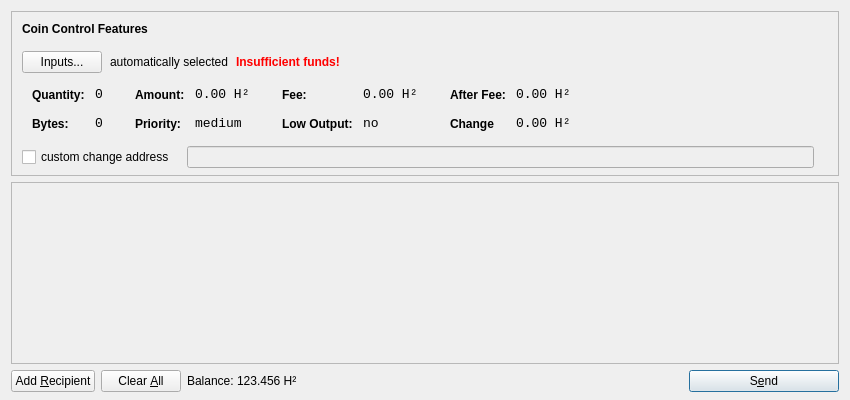
<?xml version="1.0" encoding="UTF-8"?>
<ui version="4.0">
 <class>SendCoinsDialog</class>
 <widget class="QDialog" name="SendCoinsDialog">
  <property name="geometry">
   <rect>
    <x>0</x>
    <y>0</y>
    <width>850</width>
    <height>400</height>
   </rect>
  </property>
  <property name="windowTitle">
   <string>Send Coins</string>
  </property>
  <layout class="QVBoxLayout" name="verticalLayout" stretch="0,1,0">
   <property name="bottomMargin">
    <number>8</number>
   </property>
   <item>
    <widget class="QFrame" name="frameCoinControl">
     <property name="sizePolicy">
      <sizepolicy hsizetype="Expanding" vsizetype="Expanding">
       <horstretch>0</horstretch>
       <verstretch>0</verstretch>
      </sizepolicy>
     </property>
     <property name="maximumSize">
      <size>
       <width>16777215</width>
       <height>16777215</height>
      </size>
     </property>
     <property name="frameShape">
      <enum>QFrame::StyledPanel</enum>
     </property>
     <property name="frameShadow">
      <enum>QFrame::Sunken</enum>
     </property>
     <layout class="QVBoxLayout" name="verticalLayoutCoinControl2">
      <property name="spacing">
       <number>-1</number>
      </property>
      <property name="leftMargin">
       <number>0</number>
      </property>
      <property name="topMargin">
       <number>0</number>
      </property>
      <property name="rightMargin">
       <number>0</number>
      </property>
      <property name="bottomMargin">
       <number>6</number>
      </property>
      <item>
       <layout class="QVBoxLayout" name="verticalLayoutCoinControl" stretch="0,0,0,0,1">
        <property name="spacing">
         <number>0</number>
        </property>
        <property name="leftMargin">
         <number>10</number>
        </property>
        <property name="topMargin">
         <number>10</number>
        </property>
        <item>
         <layout class="QHBoxLayout" name="horizontalLayoutCoinControl1">
          <property name="bottomMargin">
           <number>15</number>
          </property>
          <item>
           <widget class="QLabel" name="labelCoinControlFeatures">
            <property name="sizePolicy">
             <sizepolicy hsizetype="Preferred" vsizetype="Maximum">
              <horstretch>0</horstretch>
              <verstretch>0</verstretch>
             </sizepolicy>
            </property>
            <property name="font">
             <font>
              <weight>75</weight>
              <bold>true</bold>
             </font>
            </property>
            <property name="styleSheet">
             <string notr="true">font-weight:bold;</string>
            </property>
            <property name="text">
             <string>Coin Control Features</string>
            </property>
           </widget>
          </item>
         </layout>
        </item>
        <item>
         <layout class="QHBoxLayout" name="horizontalLayoutCoinControl2" stretch="0,0,0,0">
          <property name="spacing">
           <number>8</number>
          </property>
          <property name="bottomMargin">
           <number>10</number>
          </property>
          <item>
           <widget class="QPushButton" name="pushButtonCoinControl">
            <property name="styleSheet">
             <string notr="true"/>
            </property>
            <property name="text">
             <string>Inputs...</string>
            </property>
           </widget>
          </item>
          <item>
           <widget class="QLabel" name="labelCoinControlAutomaticallySelected">
            <property name="text">
             <string>automatically selected</string>
            </property>
            <property name="margin">
             <number>5</number>
            </property>
           </widget>
          </item>
          <item>
           <widget class="QLabel" name="labelCoinControlInsuffFunds">
            <property name="font">
             <font>
              <weight>75</weight>
              <bold>true</bold>
             </font>
            </property>
            <property name="styleSheet">
             <string notr="true">color:red;font-weight:bold;</string>
            </property>
            <property name="text">
             <string>Insufficient funds!</string>
            </property>
            <property name="margin">
             <number>5</number>
            </property>
           </widget>
          </item>
          <item>
           <spacer name="horizontalSpacerCoinControl">
            <property name="orientation">
             <enum>Qt::Horizontal</enum>
            </property>
            <property name="sizeHint" stdset="0">
             <size>
              <width>40</width>
              <height>1</height>
             </size>
            </property>
           </spacer>
          </item>
         </layout>
        </item>
        <item>
         <widget class="QWidget" name="widgetCoinControl" native="true">
          <property name="sizePolicy">
           <sizepolicy hsizetype="Preferred" vsizetype="Preferred">
            <horstretch>0</horstretch>
            <verstretch>0</verstretch>
           </sizepolicy>
          </property>
          <property name="minimumSize">
           <size>
            <width>0</width>
            <height>0</height>
           </size>
          </property>
          <property name="styleSheet">
           <string notr="true"/>
          </property>
          <layout class="QHBoxLayout" name="horizontalLayoutCoinControl5">
           <property name="margin">
            <number>0</number>
           </property>
           <item>
            <layout class="QHBoxLayout" name="horizontalLayoutCoinControl3" stretch="0,0,0,1">
             <property name="spacing">
              <number>20</number>
             </property>
             <property name="topMargin">
              <number>0</number>
             </property>
             <property name="bottomMargin">
              <number>10</number>
             </property>
             <item>
              <layout class="QFormLayout" name="formLayoutCoinControl1">
               <property name="horizontalSpacing">
                <number>10</number>
               </property>
               <property name="verticalSpacing">
                <number>14</number>
               </property>
               <property name="leftMargin">
                <number>10</number>
               </property>
               <property name="topMargin">
                <number>4</number>
               </property>
               <property name="rightMargin">
                <number>6</number>
               </property>
               <item row="0" column="0">
                <widget class="QLabel" name="labelCoinControlQuantityText">
                 <property name="styleSheet">
                  <string notr="true">font-weight:bold;</string>
                 </property>
                 <property name="text">
                  <string>Quantity:</string>
                 </property>
                 <property name="margin">
                  <number>0</number>
                 </property>
                </widget>
               </item>
               <item row="0" column="1">
                <widget class="QLabel" name="labelCoinControlQuantity">
                 <property name="font">
                  <font>
                   <family>Monospace</family>
                   <pointsize>10</pointsize>
                  </font>
                 </property>
                 <property name="cursor">
                  <cursorShape>IBeamCursor</cursorShape>
                 </property>
                 <property name="contextMenuPolicy">
                  <enum>Qt::ActionsContextMenu</enum>
                 </property>
                 <property name="text">
                  <string>0</string>
                 </property>
                 <property name="margin">
                  <number>0</number>
                 </property>
                 <property name="textInteractionFlags">
                  <set>Qt::LinksAccessibleByMouse|Qt::TextSelectableByKeyboard|Qt::TextSelectableByMouse</set>
                 </property>
                </widget>
               </item>
               <item row="1" column="0">
                <widget class="QLabel" name="labelCoinControlBytesText">
                 <property name="styleSheet">
                  <string notr="true">font-weight:bold;</string>
                 </property>
                 <property name="text">
                  <string>Bytes:</string>
                 </property>
                </widget>
               </item>
               <item row="1" column="1">
                <widget class="QLabel" name="labelCoinControlBytes">
                 <property name="font">
                  <font>
                   <family>Monospace</family>
                   <pointsize>10</pointsize>
                  </font>
                 </property>
                 <property name="cursor">
                  <cursorShape>IBeamCursor</cursorShape>
                 </property>
                 <property name="contextMenuPolicy">
                  <enum>Qt::ActionsContextMenu</enum>
                 </property>
                 <property name="text">
                  <string>0</string>
                 </property>
                 <property name="textInteractionFlags">
                  <set>Qt::LinksAccessibleByMouse|Qt::TextSelectableByKeyboard|Qt::TextSelectableByMouse</set>
                 </property>
                </widget>
               </item>
              </layout>
             </item>
             <item>
              <layout class="QFormLayout" name="formLayoutCoinControl2">
               <property name="horizontalSpacing">
                <number>10</number>
               </property>
               <property name="verticalSpacing">
                <number>14</number>
               </property>
               <property name="leftMargin">
                <number>6</number>
               </property>
               <property name="topMargin">
                <number>4</number>
               </property>
               <property name="rightMargin">
                <number>6</number>
               </property>
               <item row="0" column="0">
                <widget class="QLabel" name="labelCoinControlAmountText">
                 <property name="styleSheet">
                  <string notr="true">font-weight:bold;</string>
                 </property>
                 <property name="text">
                  <string>Amount:</string>
                 </property>
                 <property name="margin">
                  <number>0</number>
                 </property>
                </widget>
               </item>
               <item row="0" column="1">
                <widget class="QLabel" name="labelCoinControlAmount">
                 <property name="font">
                  <font>
                   <family>Monospace</family>
                   <pointsize>10</pointsize>
                  </font>
                 </property>
                 <property name="cursor">
                  <cursorShape>IBeamCursor</cursorShape>
                 </property>
                 <property name="contextMenuPolicy">
                  <enum>Qt::ActionsContextMenu</enum>
                 </property>
                 <property name="text">
                  <string notr="true">0.00 H²</string>
                 </property>
                 <property name="textInteractionFlags">
                  <set>Qt::LinksAccessibleByMouse|Qt::TextSelectableByKeyboard|Qt::TextSelectableByMouse</set>
                 </property>
                </widget>
               </item>
               <item row="1" column="0">
                <widget class="QLabel" name="labelCoinControlPriorityText">
                 <property name="styleSheet">
                  <string notr="true">font-weight:bold;</string>
                 </property>
                 <property name="text">
                  <string>Priority:</string>
                 </property>
                </widget>
               </item>
               <item row="1" column="1">
                <widget class="QLabel" name="labelCoinControlPriority">
                 <property name="font">
                  <font>
                   <family>Monospace</family>
                   <pointsize>10</pointsize>
                  </font>
                 </property>
                 <property name="cursor">
                  <cursorShape>IBeamCursor</cursorShape>
                 </property>
                 <property name="contextMenuPolicy">
                  <enum>Qt::ActionsContextMenu</enum>
                 </property>
                 <property name="text">
                  <string>medium</string>
                 </property>
                 <property name="textInteractionFlags">
                  <set>Qt::LinksAccessibleByMouse|Qt::TextSelectableByKeyboard|Qt::TextSelectableByMouse</set>
                 </property>
                </widget>
               </item>
              </layout>
             </item>
             <item>
              <layout class="QFormLayout" name="formLayoutCoinControl3">
               <property name="horizontalSpacing">
                <number>10</number>
               </property>
               <property name="verticalSpacing">
                <number>14</number>
               </property>
               <property name="leftMargin">
                <number>6</number>
               </property>
               <property name="topMargin">
                <number>4</number>
               </property>
               <property name="rightMargin">
                <number>6</number>
               </property>
               <item row="0" column="0">
                <widget class="QLabel" name="labelCoinControlFeeText">
                 <property name="styleSheet">
                  <string notr="true">font-weight:bold;</string>
                 </property>
                 <property name="text">
                  <string>Fee:</string>
                 </property>
                 <property name="margin">
                  <number>0</number>
                 </property>
                </widget>
               </item>
               <item row="0" column="1">
                <widget class="QLabel" name="labelCoinControlFee">
                 <property name="font">
                  <font>
                   <family>Monospace</family>
                   <pointsize>10</pointsize>
                  </font>
                 </property>
                 <property name="cursor">
                  <cursorShape>IBeamCursor</cursorShape>
                 </property>
                 <property name="contextMenuPolicy">
                  <enum>Qt::ActionsContextMenu</enum>
                 </property>
                 <property name="text">
                  <string notr="true">0.00 H²</string>
                 </property>
                 <property name="textInteractionFlags">
                  <set>Qt::LinksAccessibleByMouse|Qt::TextSelectableByKeyboard|Qt::TextSelectableByMouse</set>
                 </property>
                </widget>
               </item>
               <item row="1" column="0">
                <widget class="QLabel" name="labelCoinControlLowOutputText">
                 <property name="styleSheet">
                  <string notr="true">font-weight:bold;</string>
                 </property>
                 <property name="text">
                  <string>Low Output:</string>
                 </property>
                </widget>
               </item>
               <item row="1" column="1">
                <widget class="QLabel" name="labelCoinControlLowOutput">
                 <property name="font">
                  <font>
                   <family>Monospace</family>
                   <pointsize>10</pointsize>
                  </font>
                 </property>
                 <property name="cursor">
                  <cursorShape>IBeamCursor</cursorShape>
                 </property>
                 <property name="contextMenuPolicy">
                  <enum>Qt::ActionsContextMenu</enum>
                 </property>
                 <property name="text">
                  <string>no</string>
                 </property>
                 <property name="textInteractionFlags">
                  <set>Qt::LinksAccessibleByMouse|Qt::TextSelectableByKeyboard|Qt::TextSelectableByMouse</set>
                 </property>
                </widget>
               </item>
              </layout>
             </item>
             <item>
              <layout class="QFormLayout" name="formLayoutCoinControl4">
               <property name="horizontalSpacing">
                <number>10</number>
               </property>
               <property name="verticalSpacing">
                <number>14</number>
               </property>
               <property name="leftMargin">
                <number>6</number>
               </property>
               <property name="topMargin">
                <number>4</number>
               </property>
               <property name="rightMargin">
                <number>6</number>
               </property>
               <item row="0" column="0">
                <widget class="QLabel" name="labelCoinControlAfterFeeText">
                 <property name="styleSheet">
                  <string notr="true">font-weight:bold;</string>
                 </property>
                 <property name="text">
                  <string>After Fee:</string>
                 </property>
                 <property name="margin">
                  <number>0</number>
                 </property>
                </widget>
               </item>
               <item row="0" column="1">
                <widget class="QLabel" name="labelCoinControlAfterFee">
                 <property name="font">
                  <font>
                   <family>Monospace</family>
                   <pointsize>10</pointsize>
                  </font>
                 </property>
                 <property name="cursor">
                  <cursorShape>IBeamCursor</cursorShape>
                 </property>
                 <property name="contextMenuPolicy">
                  <enum>Qt::ActionsContextMenu</enum>
                 </property>
                 <property name="text">
                  <string notr="true">0.00 H²</string>
                 </property>
                 <property name="textInteractionFlags">
                  <set>Qt::LinksAccessibleByMouse|Qt::TextSelectableByKeyboard|Qt::TextSelectableByMouse</set>
                 </property>
                </widget>
               </item>
               <item row="1" column="0">
                <widget class="QLabel" name="labelCoinControlChangeText">
                 <property name="styleSheet">
                  <string notr="true">font-weight:bold;</string>
                 </property>
                 <property name="text">
                  <string>Change</string>
                 </property>
                </widget>
               </item>
               <item row="1" column="1">
                <widget class="QLabel" name="labelCoinControlChange">
                 <property name="font">
                  <font>
                   <family>Monospace</family>
                   <pointsize>10</pointsize>
                  </font>
                 </property>
                 <property name="cursor">
                  <cursorShape>IBeamCursor</cursorShape>
                 </property>
                 <property name="contextMenuPolicy">
                  <enum>Qt::ActionsContextMenu</enum>
                 </property>
                 <property name="text">
                  <string notr="true">0.00 H²</string>
                 </property>
                 <property name="textInteractionFlags">
                  <set>Qt::LinksAccessibleByMouse|Qt::TextSelectableByKeyboard|Qt::TextSelectableByMouse</set>
                 </property>
                </widget>
               </item>
              </layout>
             </item>
            </layout>
           </item>
          </layout>
         </widget>
        </item>
        <item>
         <layout class="QHBoxLayout" name="horizontalLayoutCoinControl4" stretch="0,0,0">
          <property name="spacing">
           <number>12</number>
          </property>
          <property name="sizeConstraint">
           <enum>QLayout::SetDefaultConstraint</enum>
          </property>
          <property name="topMargin">
           <number>5</number>
          </property>
          <property name="rightMargin">
           <number>5</number>
          </property>
          <item>
           <widget class="QCheckBox" name="checkBoxCoinControlChange">
            <property name="text">
             <string>custom change address</string>
            </property>
           </widget>
          </item>
          <item>
           <widget class="QLineEdit" name="lineEditCoinControlChange">
            <property name="enabled">
             <bool>false</bool>
            </property>
            <property name="sizePolicy">
             <sizepolicy hsizetype="Expanding" vsizetype="Fixed">
              <horstretch>0</horstretch>
              <verstretch>0</verstretch>
             </sizepolicy>
            </property>
           </widget>
          </item>
          <item>
           <widget class="QLabel" name="labelCoinControlChangeLabel">
            <property name="sizePolicy">
             <sizepolicy hsizetype="Preferred" vsizetype="Expanding">
              <horstretch>0</horstretch>
              <verstretch>0</verstretch>
             </sizepolicy>
            </property>
            <property name="minimumSize">
             <size>
              <width>0</width>
              <height>0</height>
             </size>
            </property>
            <property name="text">
             <string/>
            </property>
            <property name="margin">
             <number>3</number>
            </property>
           </widget>
          </item>
         </layout>
        </item>
        <item>
         <spacer name="verticalSpacerCoinControl">
          <property name="orientation">
           <enum>Qt::Vertical</enum>
          </property>
          <property name="sizeHint" stdset="0">
           <size>
            <width>800</width>
            <height>1</height>
           </size>
          </property>
         </spacer>
        </item>
       </layout>
      </item>
     </layout>
    </widget>
   </item>
   <item>
    <widget class="QScrollArea" name="scrollArea">
     <property name="widgetResizable">
      <bool>true</bool>
     </property>
     <widget class="QWidget" name="scrollAreaWidgetContents">
      <property name="geometry">
       <rect>
        <x>0</x>
        <y>0</y>
        <width>830</width>
        <height>165</height>
       </rect>
      </property>
      <layout class="QVBoxLayout" name="verticalLayout_2">
       <property name="margin">
        <number>0</number>
       </property>
       <item>
        <layout class="QVBoxLayout" name="entries">
         <property name="spacing">
          <number>6</number>
         </property>
        </layout>
       </item>
       <item>
        <spacer name="verticalSpacer">
         <property name="orientation">
          <enum>Qt::Vertical</enum>
         </property>
         <property name="sizeHint" stdset="0">
          <size>
           <width>20</width>
           <height>40</height>
          </size>
         </property>
        </spacer>
       </item>
      </layout>
     </widget>
    </widget>
   </item>
   <item>
    <layout class="QHBoxLayout" name="horizontalLayout">
     <item>
      <widget class="QPushButton" name="addButton">
       <property name="toolTip">
        <string>Send to multiple recipients at once</string>
       </property>
       <property name="text">
        <string>Add &amp;Recipient</string>
       </property>
       <property name="autoDefault">
        <bool>false</bool>
       </property>
      </widget>
     </item>
     <item>
      <widget class="QPushButton" name="clearButton">
       <property name="sizePolicy">
        <sizepolicy hsizetype="Minimum" vsizetype="Fixed">
         <horstretch>0</horstretch>
         <verstretch>0</verstretch>
        </sizepolicy>
       </property>
       <property name="toolTip">
        <string>Remove all transaction fields</string>
       </property>
       <property name="text">
        <string>Clear &amp;All</string>
       </property>
       <property name="autoRepeatDelay">
        <number>300</number>
       </property>
       <property name="autoDefault">
        <bool>false</bool>
       </property>
      </widget>
     </item>
     <item>
      <layout class="QHBoxLayout" name="horizontalLayout_2">
       <property name="spacing">
        <number>3</number>
       </property>
       <item>
        <widget class="QLabel" name="label">
         <property name="sizePolicy">
          <sizepolicy hsizetype="Preferred" vsizetype="Fixed">
           <horstretch>0</horstretch>
           <verstretch>0</verstretch>
          </sizepolicy>
         </property>
         <property name="text">
          <string>Balance:</string>
         </property>
        </widget>
       </item>
       <item>
        <widget class="QLabel" name="labelBalance">
         <property name="sizePolicy">
          <sizepolicy hsizetype="Preferred" vsizetype="Fixed">
           <horstretch>0</horstretch>
           <verstretch>0</verstretch>
          </sizepolicy>
         </property>
         <property name="cursor">
          <cursorShape>IBeamCursor</cursorShape>
         </property>
         <property name="text">
          <string notr="true">123.456 H²</string>
         </property>
         <property name="textInteractionFlags">
          <set>Qt::LinksAccessibleByMouse|Qt::TextSelectableByKeyboard|Qt::TextSelectableByMouse</set>
         </property>
        </widget>
       </item>
      </layout>
     </item>
     <item>
      <spacer name="horizontalSpacer">
       <property name="orientation">
        <enum>Qt::Horizontal</enum>
       </property>
       <property name="sizeHint" stdset="0">
        <size>
         <width>40</width>
         <height>20</height>
        </size>
       </property>
      </spacer>
     </item>
     <item>
      <widget class="QPushButton" name="sendButton">
       <property name="minimumSize">
        <size>
         <width>150</width>
         <height>0</height>
        </size>
       </property>
       <property name="toolTip">
        <string>Confirm the send action</string>
       </property>
       <property name="text">
        <string>S&amp;end</string>
       </property>
       <property name="icon">
        <iconset resource="../bitcoin.qrc">
         <normaloff>:/icons/send</normaloff>:/icons/send</iconset>
       </property>
       <property name="default">
        <bool>true</bool>
       </property>
      </widget>
     </item>
    </layout>
   </item>
  </layout>
 </widget>
 <resources>
  <include location="../bitcoin.qrc"/>
 </resources>
 <connections/>
</ui>
